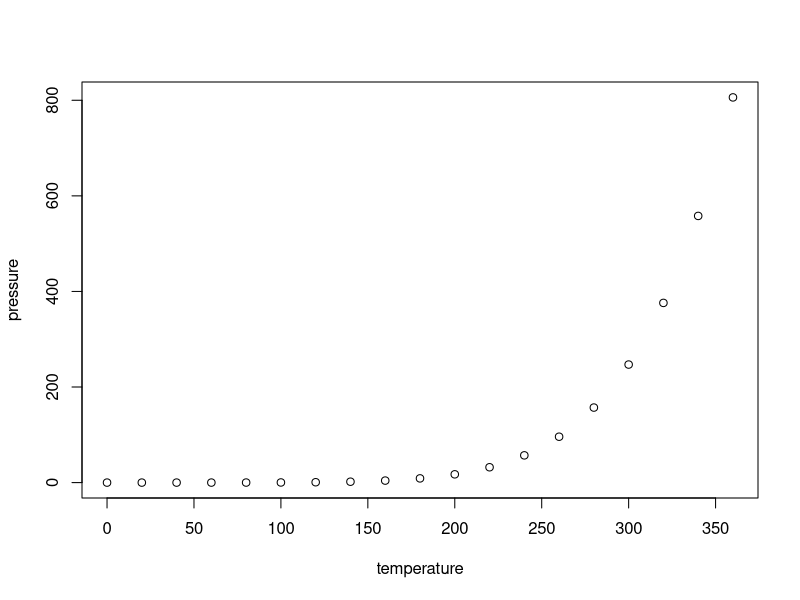
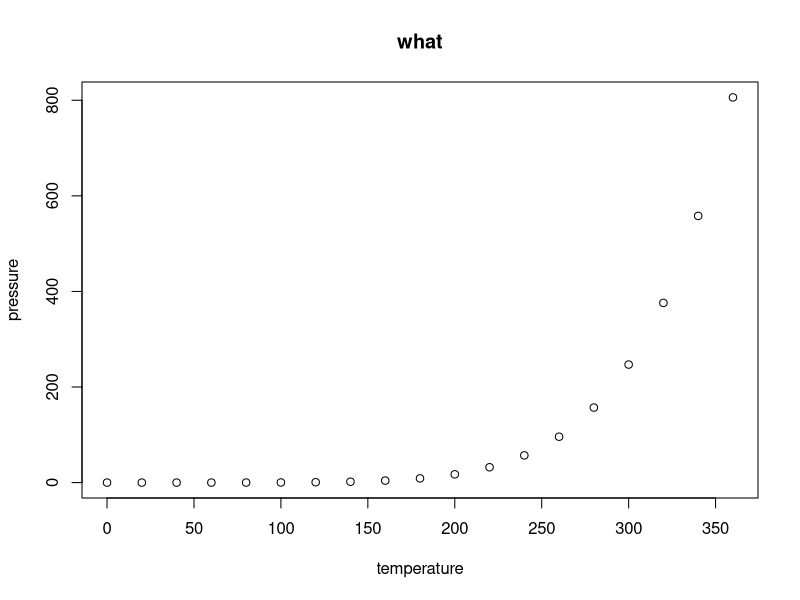

The R script that drew these images, in order:
## ---- chunk 1
knitr::opts_chunk$set(echo = TRUE)

## ---- chunk 2
summary(cars)

## ---- chunk 3
plot(pressure)
plot(pressure, main = "what")
